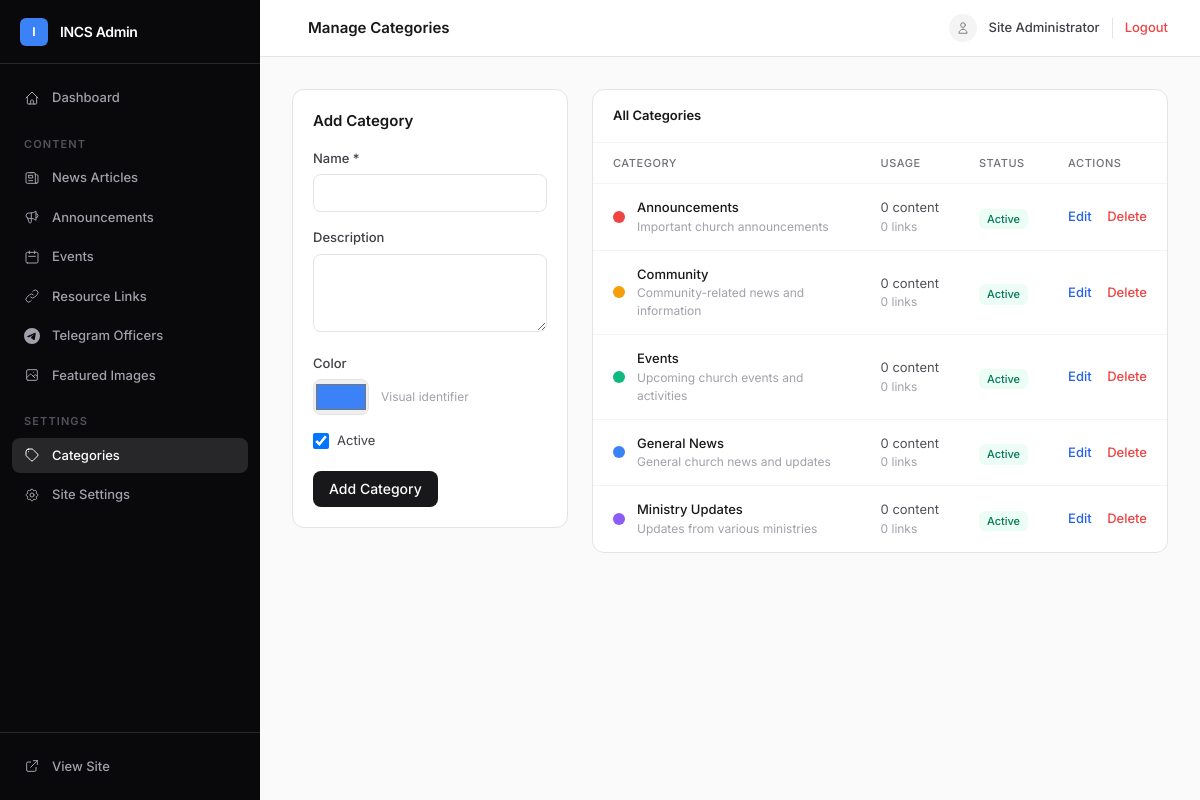
The app's page /admin/categories.php (signed in) with its own data.
### tables this page shows
CREATE TABLE categories (
    id INT AUTO_INCREMENT PRIMARY KEY,
    name VARCHAR(100) NOT NULL,
    slug VARCHAR(100) NOT NULL UNIQUE,
    description TEXT,
    color VARCHAR(7) DEFAULT '#3B82F6',  
    is_active BOOLEAN DEFAULT TRUE,
    created_at TIMESTAMP DEFAULT CURRENT_TIMESTAMP,
    INDEX idx_slug (slug)
);

### includes/functions.php (called while the page is built, shortened)
<?php
function escape($string) {
    return htmlspecialchars($string, ENT_QUOTES, 'UTF-8');
}
?>

### includes/config.php (called while the page is built, shortened)
<?php
class Database {
    private $connection;
    public function __construct() {
        try {
            $dsn = "mysql:host=" . DB_HOST . ";port=" . DB_PORT . ";dbname=" . DB_NAME . ";charset=" . DB_CHARSET;
            $options = [
                PDO::ATTR_ERRMODE => PDO::ERRMODE_EXCEPTION,
                PDO::ATTR_DEFAULT_FETCH_MODE => PDO::FETCH_ASSOC,
                PDO::ATTR_EMULATE_PREPARES => false,
                PDO::MYSQL_ATTR_INIT_COMMAND => "SET NAMES " . DB_CHARSET,
                PDO::MYSQL_ATTR_SSL_VERIFY_SERVER_CERT => false,
            ];
            if (DB_HOST !== 'localhost' && DB_HOST !== '127.0.0.1') {
                $options[PDO::MYSQL_ATTR_SSL_CA] = true;
            }
            $this->connection = new PDO($dsn, DB_USER, DB_PASS, $options);
        } catch (PDOException $e) {
            error_log("Database connection failed: " . $e->getMessage());
            die("Database connection failed. Please check your configuration.");
        }
    }
    public function query($sql, $params = []) {
        try {
            $stmt = $this->connection->prepare($sql);
            $stmt->execute($params);
            return $stmt;
        } catch (PDOException $e) {
            error_log("Database query failed: " . $e->getMessage());
            return false;
        }
    }
}
$db = new Database();
?>

### admin/categories.php (the view, shortened to what this page needs)
<?php
require_once '../includes/config.php';
require_once '../includes/functions.php';
try {
    $categories = $db->query("
        SELECT c.*,
               (SELECT COUNT(*) FROM content WHERE category_id = c.id) as content_count,
               (SELECT COUNT(*) FROM links WHERE category_id = c.id) as links_count
        FROM categories c
        ORDER BY c.name ASC
    ")->fetchAll();
} catch (Exception $e) {
    error_log("Categories fetch error: " . $e->getMessage());
    $categories = [];
}
$editCategory = null;
include 'includes/header.php';
?>
<div class="grid grid-cols-1 lg:grid-cols-3 gap-6">
    <div class="lg:col-span-1">
        <div class="bg-white border border-zinc-200 rounded-xl p-5">
            <h3 class="text-[15px] font-semibold text-zinc-900 mb-4">
                <?php echo $editCategory ? 'Edit Category' : 'Add Category'; ?>
            </h3>
            <form method="POST" class="space-y-4">
                <div>
                    <label for="name" class="block text-[13px] font-medium text-zinc-700 mb-1.5">Name *</label>
                    <input type="text" id="name" name="name"
                           value="<?php echo escape($editCategory['name'] ?? ''); ?>"
                           class="w-full px-3 py-2 border border-zinc-200 rounded-lg text-sm focus:outline-none focus:ring-2 focus:ring-blue-500 focus:border-blue-500"
                           required>
                </div>
                <div>
                    <label for="description" class="block text-[13px] font-medium text-zinc-700 mb-1.5">Description</label>
                    <textarea id="description" name="description" rows="3"
                              class="w-full px-3 py-2 border border-zinc-200 rounded-lg text-sm focus:outline-none focus:ring-2 focus:ring-blue-500 focus:border-blue-500"><?php echo escape($editCategory['description'] ?? ''); ?></textarea>
                </div>
                <div>
                    <label for="color" class="block text-[13px] font-medium text-zinc-700 mb-1.5">Color</label>
                    <div class="flex items-center space-x-3">
                        <input type="color" id="color" name="color"
                               value="<?php echo escape($editCategory['color'] ?? '#3B82F6'); ?>"
                               class="h-9 w-14 border border-zinc-200 rounded-lg cursor-pointer">
                        <span class="text-[12px] text-zinc-400">Visual identifier</span>
                    </div>
                </div>
                <div>
                    <label class="flex items-center cursor-pointer">
                        <input type="checkbox" name="is_active" value="1"
                               <?php echo ($editCategory['is_active'] ?? 1) ? 'checked' : ''; ?>
                               class="w-4 h-4 rounded border-zinc-300 text-blue-600 focus:ring-blue-500">
                        <span class="text-[13px] text-zinc-700 ml-2">Active</span>
                    </label>
                </div>
                <div class="flex gap-3 pt-1">
                    <button type="submit"
                            class="bg-zinc-900 text-white px-4 py-2 rounded-lg text-sm font-medium hover:bg-zinc-700 transition-colors">
                        <?php echo $editCategory ? 'Update' : 'Add'; ?> Category
                    </button>
                </div>
            </form>
        </div>
    </div>
    <div class="lg:col-span-2">
        <div class="bg-white border border-zinc-200 rounded-xl overflow-hidden">
            <div class="px-5 py-4 border-b border-zinc-100">
                <h3 class="text-[13px] font-semibold text-zinc-900">All Categories</h3>
            </div>
            <div class="overflow-x-auto">
                <table class="w-full">
                    <thead>
                        <tr class="border-b border-zinc-100">
                            <th class="px-5 py-3 text-left text-[11px] font-medium uppercase tracking-wider text-zinc-500">Category</th>
                            <th class="px-5 py-3 text-left text-[11px] font-medium uppercase tracking-wider text-zinc-500">Usage</th>
                            <th class="px-5 py-3 text-left text-[11px] font-medium uppercase tracking-wider text-zinc-500">Status</th>
                            <th class="px-5 py-3 text-left text-[11px] font-medium uppercase tracking-wider text-zinc-500">Actions</th>
                        </tr>
                    </thead>
                    <tbody class="divide-y divide-zinc-100">
                        <?php if (!empty($categories)): ?>
                        <?php foreach ($categories as $category): ?>
                        <tr class="hover:bg-zinc-50 transition-colors">
                            <td class="px-5 py-3.5">
                                <div class="flex items-center">
                                    <div class="w-3 h-3 rounded-full mr-3 flex-shrink-0"
                                         style="background-color: <?php echo escape($category['color']); ?>"></div>
                                    <div>
                                        <div class="text-[13px] font-medium text-zinc-900"><?php echo escape($category['name']); ?></div>
                                        <?php if ($category['description']): ?>
                                        <div class="text-[12px] text-zinc-400"><?php echo escape($category['description']); ?></div>
                                        <?php endif; ?>
                                    </div>
                                </div>
                            </td>
                            <td class="px-5 py-3.5 whitespace-nowrap">
                                <div class="text-[13px] text-zinc-600"><?php echo number_format($category['content_count']); ?> content</div>
                                <div class="text-[12px] text-zinc-400"><?php echo number_format($category['links_count']); ?> links</div>
                            </td>
                            <td class="px-5 py-3.5 whitespace-nowrap">
                                <span class="inline-flex items-center px-2 py-0.5 rounded-md text-[11px] font-medium <?php echo $category['is_active'] ? 'bg-emerald-50 text-emerald-700' : 'bg-red-50 text-red-600'; ?>">
                                    <?php echo $category['is_active'] ? 'Active' : 'Inactive'; ?>
                                </span>
                            </td>
                            <td class="px-5 py-3.5 whitespace-nowrap text-[13px] font-medium space-x-3">
                                <a href="categories.php?action=edit&id=<?php echo $category['id']; ?>"
                                   class="text-blue-600 hover:text-blue-700">Edit</a>
                                <?php if ($category['content_count'] == 0 && $category['links_count'] == 0): ?>
                                <form method="POST" class="inline"
                                      data-confirm="Are you sure you want to delete this category?">
                                    <button type="submit" class="text-red-500 hover:text-red-700">Delete</button>
                                </form>
                                <?php else: ?>
                                <span class="text-zinc-300 cursor-not-allowed" title="In use">Delete</span>
                                <?php endif; ?>
                            </td>
                        </tr>
                        <?php endforeach; ?>
                        <?php endif; ?>
                    </tbody>
                </table>
            </div>
        </div>
    </div>
</div>
<?php include 'includes/footer.php'; ?>

### admin/includes/header.php (style rules this page uses)
* { font-family: 'Inter', system-ui, -apple-system, sans-serif; }

### records on screen
categories: name "Announcements", description "Important church announcements", content_count "0", links_count "0", is_active "Active"
categories: name "Community", description "Community-related news and information", content_count "0", links_count "0", is_active "Active"
categories: name "Events", description "Upcoming church events and activities", content_count "0", links_count "0", is_active "Active"
categories: name "General News", description "General church news and updates", content_count "0", links_count "0", is_active "Active"
categories: name "Ministry Updates", description "Updates from various ministries", content_count "0", links_count "0", is_active "Active"

### other values on screen
$pageTitle "Manage Categories"
$_SESSION['admin_name'] "Site Administrator"
